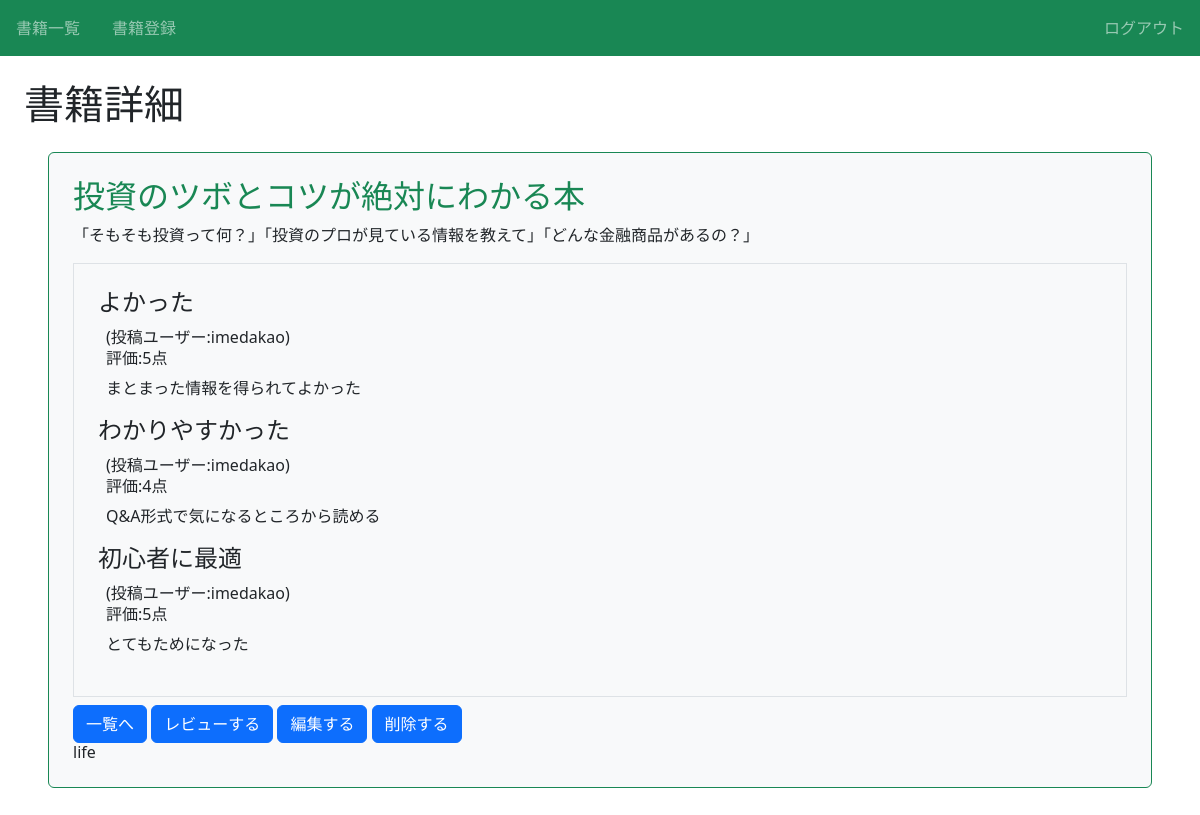
Screenshot of /book/5/detail/ (signed in) with the database file from the repository.
### book/models.py (models this page shows, shortened)
class Book(models.Model):
    title = models.CharField(max_length=100)
    text = models.TextField()
    thumbnail = models.ImageField(null=True, blank=True)
    category = models.CharField(
        max_length=100,
        choices = CATEGORY
    )
    user = models.ForeignKey('auth.User', on_delete=models.CASCADE)

class Review(models.Model):
    book = models.ForeignKey(Book, on_delete=models.CASCADE)
    title = models.CharField(max_length=100)
    text = models.TextField()
    rate = models.IntegerField(choices=RATE_CHOICES)
    user = models.ForeignKey('auth.User', on_delete=models.CASCADE)

### book/views.py (the view)
# urls.py: path('book/<int:pk>/detail/', views.DetailBookView.as_view(), name='detail-book'),
class DetailBookView(LoginRequiredMixin,DetailView):
    template_name = 'book/book_detail.html'
    model = Book

### book/templates/book/book_detail.html (shortened to what this page needs)
{% extends 'base.html' %}
{% block h1 %}書籍詳細{% endblock %}
{% block content %}
    <div class="p-4 m-4 bg-light border border-success rounded">
        <h2 class="text-success">{{ object.title }}</h2>
        <p>{{ object.text }}</p>
        <div class="border p-4 mb-2">
            {% for review in object.review_set.all %}
            <div>
                <h3 class="h4">{{ review.title }}</h3>
                <div class="px-2">
                    <span>(投稿ユーザー:{{ review.user.username }})</span>
                    <h6>評価:{{ review.rate }}点</h6>
                    <p>{{ review.text }}</p>
                </div>
            </div>
            {% endfor %}
        </div>
        <a href="{% url 'list-book' %}" class="btn btn-primary">一覧へ</a>
        <a href="{% url 'review' object.pk %}" class="btn btn-primary" >レビューする</a>
        <a href="{% url 'update-book' object.pk %}" class="btn btn-primary">編集する</a>
        <a href="{% url 'update-book' object.pk %}" class="btn btn-primary">削除する</a>
        <h6 class="card-title">{{ object.category }}</h6>
    </div>
{% endblock %}

### book/static/book/css/style.css (style rules this page uses)
a { text-decoration: none; }

### rows the page displays
Book: title "投資のツボとコツが絶対にわかる本", text "「そもそも投資って何？」「投資のプロが見ている情報を教えて」「どんな金融商品があるの？」", category "life"
Review: title "よかった", user.username "imedakao", rate "5", text "まとまった情報を得られてよかった"
Review: title "わかりやすかった", user.username "imedakao", rate "4", text "Q&A形式で気になるところから読める"
Review: title "初心者に最適", user.username "imedakao", rate "5", text "とてもためになった"
